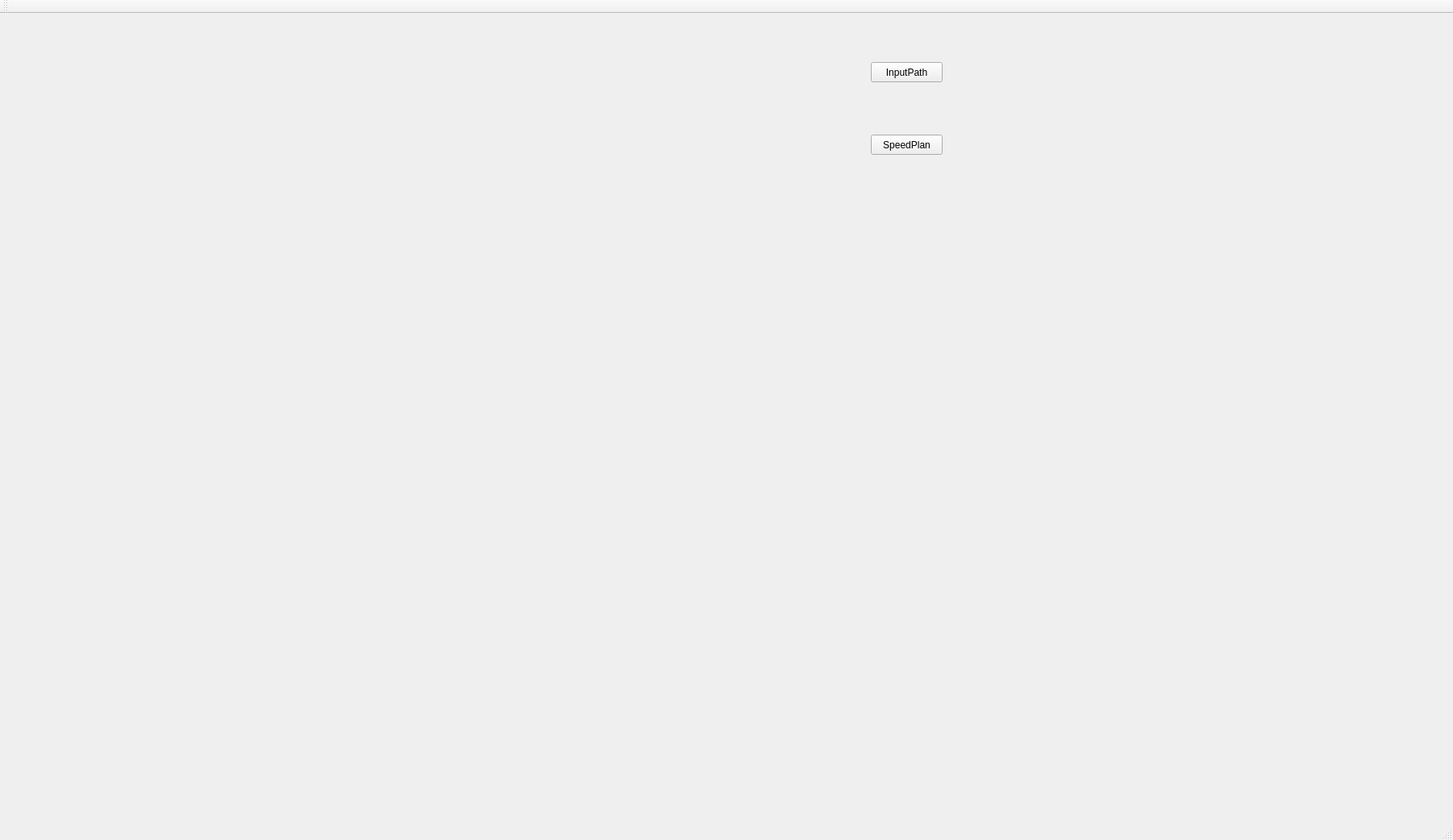
<?xml version="1.0" encoding="UTF-8"?>
<ui version="4.0">
 <class>MainWindow</class>
 <widget class="QMainWindow" name="MainWindow">
  <property name="geometry">
   <rect>
    <x>0</x>
    <y>0</y>
    <width>1802</width>
    <height>1042</height>
   </rect>
  </property>
  <property name="windowTitle">
   <string>速度规划程序</string>
  </property>
  <widget class="QWidget" name="centralWidget">
   <widget class="QCustomPlot" name="qCustomPlot" native="true">
    <property name="geometry">
     <rect>
      <x>20</x>
      <y>10</y>
      <width>1061</width>
      <height>251</height>
     </rect>
    </property>
   </widget>
   <widget class="QPushButton" name="pb_load_main_path">
    <property name="geometry">
     <rect>
      <x>1080</x>
      <y>60</y>
      <width>89</width>
      <height>25</height>
     </rect>
    </property>
    <property name="text">
     <string>InputPath</string>
    </property>
   </widget>
   <widget class="QPushButton" name="pb_plan_speed">
    <property name="geometry">
     <rect>
      <x>1080</x>
      <y>150</y>
      <width>89</width>
      <height>25</height>
     </rect>
    </property>
    <property name="text">
     <string>SpeedPlan</string>
    </property>
   </widget>
   <widget class="QCustomPlot" name="profile" native="true">
    <property name="geometry">
     <rect>
      <x>20</x>
      <y>260</y>
      <width>1771</width>
      <height>281</height>
     </rect>
    </property>
   </widget>
   <widget class="QCustomPlot" name="profile_3" native="true">
    <property name="geometry">
     <rect>
      <x>20</x>
      <y>550</y>
      <width>1771</width>
      <height>441</height>
     </rect>
    </property>
   </widget>
   <widget class="QCustomPlot" name="profile_2" native="true">
    <property name="geometry">
     <rect>
      <x>1180</x>
      <y>0</y>
      <width>611</width>
      <height>251</height>
     </rect>
    </property>
   </widget>
  </widget>
  <widget class="QMenuBar" name="menuBar">
   <property name="geometry">
    <rect>
     <x>0</x>
     <y>0</y>
     <width>1802</width>
     <height>28</height>
    </rect>
   </property>
  </widget>
  <widget class="QToolBar" name="mainToolBar">
   <attribute name="toolBarArea">
    <enum>TopToolBarArea</enum>
   </attribute>
   <attribute name="toolBarBreak">
    <bool>false</bool>
   </attribute>
  </widget>
  <widget class="QStatusBar" name="statusBar"/>
 </widget>
 <layoutdefault spacing="6" margin="11"/>
 <customwidgets>
  <customwidget>
   <class>QCustomPlot</class>
   <extends>QWidget</extends>
   <header location="global">qcustomplot.h</header>
   <container>1</container>
  </customwidget>
 </customwidgets>
 <resources/>
 <connections/>
</ui>
